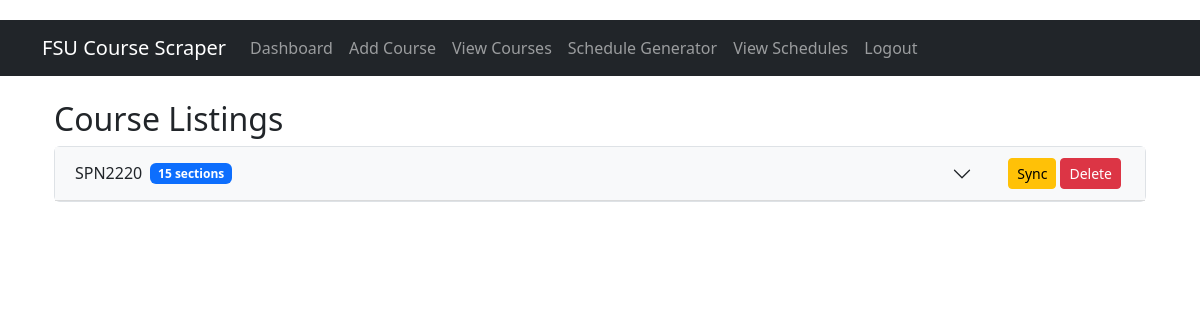
/view_courses (signed in), run on an earlier commit of the app's database.
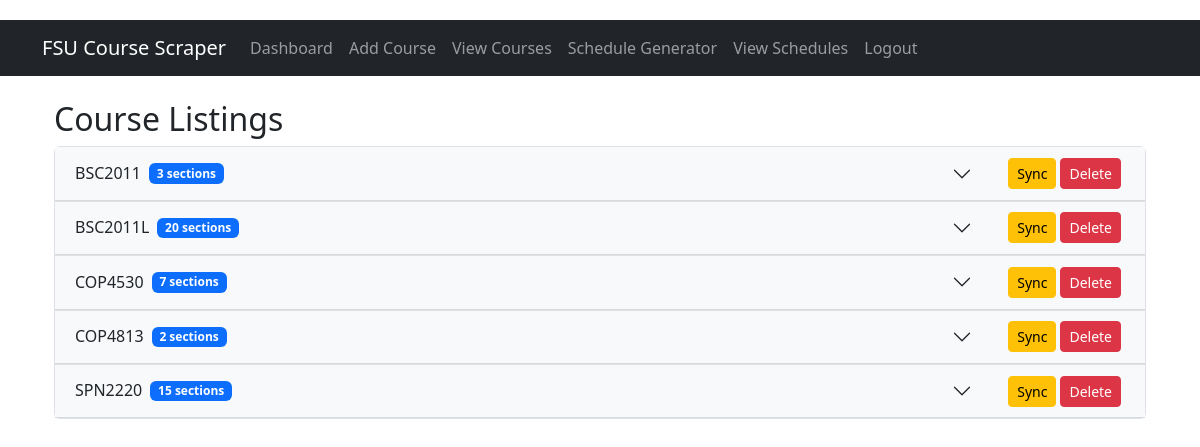
And on a later commit of the database.
### tables this page shows
CREATE TABLE courses (
                id INTEGER PRIMARY KEY AUTOINCREMENT,
                courseCode TEXT,
                section TEXT,
                seatsCapacity INTEGER,
                seatsAvailable INTEGER,
                days TEXT,
                startTime TEXT,
                endTime TEXT,
                location TEXT,
                year TEXT DEFAULT '2024',
                term TEXT DEFAULT 'Spring',
                UNIQUE(courseCode, section)
            );

### app.py (the view)
@app.route('/view_courses')
def view_courses():
    if 'username' not in session:
        return redirect(url_for('index'))
    conn = get_db_connection()
    cursor = conn.cursor()
    cursor.execute("""
        SELECT c.*, GROUP_CONCAT(i.instructorName) as instructors,
               CASE WHEN mc.id IS NOT NULL THEN 1 ELSE 0 END as is_monitored
        FROM courses c
        LEFT JOIN course_instructors ci ON c.id = ci.course_id
        LEFT JOIN instructors i ON ci.instructor_id = i.id
        LEFT JOIN monitored_courses mc ON c.courseCode = mc.courseCode
            AND c.section = mc.section AND mc.username = ?
        GROUP BY c.id
        ORDER BY c.courseCode
    """, (session['username'],))
    courses = cursor.fetchall()
    conn.close()
    grouped_courses = {}
    for course in courses:
        code = course['courseCode']
        if code not in grouped_courses:
            grouped_courses[code] = []
        grouped_courses[code].append(dict(course))
    return render_template('view_courses.html', grouped_courses=grouped_courses)

### app.py (called while the page is built)
def get_db_connection():
    conn = sqlite3.connect('fsu_courses.db')
    conn.row_factory = sqlite3.Row
    return conn

### templates/view_courses.html (shortened to what this page needs)
{% extends "base.html" %}
{% block content %}
<div class="container mt-4">
    <h2>Course Listings</h2>
    <div class="accordion" id="courseAccordion">
        {% for course_code, sections in grouped_courses.items() %}
        <div class="accordion-item">
            <h2 class="accordion-header d-flex">
                <button class="accordion-button collapsed flex-grow-1" type="button" data-bs-toggle="collapse"
                         data-bs-target="#collapse{{ loop.index }}" aria-expanded="false">
                    {{ course_code }}
                    <span class="badge bg-primary ms-2">{{ sections|length }} sections</span>
                </button>
                <div class="d-flex align-items-center me-2">
                    <button class="btn btn-sm btn-warning me-1"
                            onclick="syncCourse('{{ course_code }}', {{ sections[0].year }}, '{{ sections[0].term }}')">
                         Sync
                    </button>
                    <button class="btn btn-sm btn-danger"
                            onclick="deleteCourse('{{ course_code }}')">
                         Delete
                    </button>
                </div>
            </h2>
        </div>
        {% endfor %}
    </div>
</div>
{% endblock %}

### templates/base.html (shortened to what this page needs)
<!DOCTYPE html>
<html lang="en">
<head>
    <link href="https://cdn.jsdelivr.net/npm/bootstrap@5.3.2/dist/css/bootstrap.min.css" rel="stylesheet">
</head>
<body>
    <nav class="navbar navbar-expand-lg navbar-dark bg-dark">
        <div class="container">
            <a class="navbar-brand" href="{{ url_for('index') }}">FSU Course Scraper</a>
            <div class="collapse navbar-collapse" id="navbarNav">
                <ul class="navbar-nav">
                    {% if session.username %}
                    <li class="nav-item">
                        <a class="nav-link" href="{{ url_for('dashboard') }}">Dashboard</a>
                    </li>
                    <li class="nav-item">
                        <a class="nav-link" href="{{ url_for('add_course') }}">Add Course</a>
                    </li>
                    <li class="nav-item">
                        <a class="nav-link" href="{{ url_for('view_courses') }}">View Courses</a>
                    </li>
                    <li class="nav-item">
                        <a class="nav-link" href="{{ url_for('schedule_generator') }}">Schedule Generator</a>
                    </li>
                    <li class="nav-item">
                        <a class="nav-link" href="{{ url_for('saved_schedules') }}">View Schedules</a>
                    </li>
                    <li class="nav-item">
                        <a class="nav-link" href="{{ url_for('logout') }}">Logout</a>
                    </li>
                    {% endif %}
                </ul>
            </div>
        </div>
    </nav>
    <div class="container">
        {% block content %}{% endblock %}
    </div>
</body>
</html>

### templates/base.html (style rules this page uses)
body { padding-top: 20px; }
.navbar { margin-bottom: 20px; }

### templates/view_courses.html (style rules this page uses)
.accordion-button { position: relative; }
.accordion-header.d-flex { background-color: #f8f9fa; border-bottom: 1px solid rgba(0, 0, 0, 0.125); }
.accordion-header.d-flex .accordion-button { width: auto; border: none; background-color: transparent; }
.accordion-header.d-flex .accordion-button::after { margin-right: 0; }
.accordion-header .d-flex.align-items-center { padding: 0.5rem 1rem; }
.accordion-button.collapsed + .d-flex .btn, .accordion-button:not(.collapsed) + .d-flex .btn { z-index: 2; }

What changed in the data, as far as the page shows it:
added courses: courseCode "BSC2011", sections "3"
added courses: courseCode "BSC2011L", sections "20"
added courses: courseCode "COP4530", sections "7"
added courses: courseCode "COP4813", sections "2"
